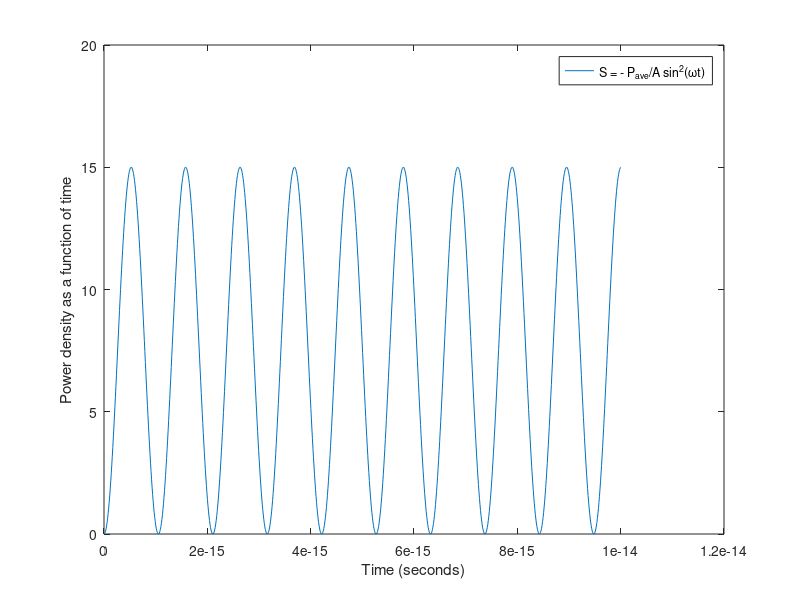

This chart was generated by the following MATLAB code:
function Phys362_A2_a
% Power density received as a function of time

% Variables:
P = 30e-6; A = 4e-6; w = (3e8).*((2*pi()/(632e-9)));
t = linspace(0,10e-15,1000);
S = (2*P/A).*(sin(w.*t)).^2;

plot(t,S,'-')
xlabel('Time (seconds)')
ylabel('Power density as a function of time')
legend('S = - P_{ave}/A sin^2({\omega}t)','location','best')

